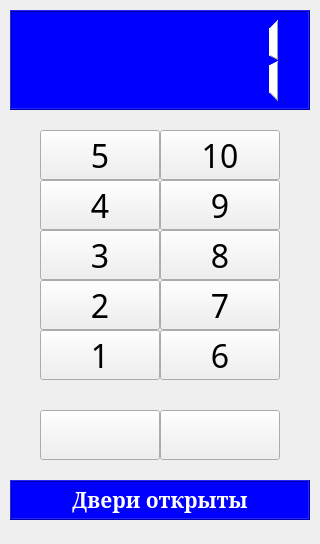
<?xml version="1.0" encoding="UTF-8"?>
<ui version="4.0">
 <class>Window</class>
 <widget class="QMainWindow" name="Window">
  <property name="geometry">
   <rect>
    <x>0</x>
    <y>0</y>
    <width>320</width>
    <height>544</height>
   </rect>
  </property>
  <property name="windowTitle">
   <string>Window</string>
  </property>
  <widget class="QWidget" name="centralWidget">
   <widget class="QPushButton" name="pushButton_1">
    <property name="geometry">
     <rect>
      <x>40</x>
      <y>330</y>
      <width>120</width>
      <height>50</height>
     </rect>
    </property>
    <property name="font">
     <font>
      <family>Century Gothic</family>
      <pointsize>24</pointsize>
      <weight>50</weight>
      <bold>false</bold>
     </font>
    </property>
    <property name="text">
     <string>1</string>
    </property>
   </widget>
   <widget class="QPushButton" name="pushButton_2">
    <property name="geometry">
     <rect>
      <x>40</x>
      <y>280</y>
      <width>120</width>
      <height>50</height>
     </rect>
    </property>
    <property name="font">
     <font>
      <family>Century Gothic</family>
      <pointsize>24</pointsize>
      <weight>50</weight>
      <bold>false</bold>
     </font>
    </property>
    <property name="text">
     <string>2</string>
    </property>
   </widget>
   <widget class="QPushButton" name="pushButton_3">
    <property name="geometry">
     <rect>
      <x>40</x>
      <y>230</y>
      <width>120</width>
      <height>50</height>
     </rect>
    </property>
    <property name="font">
     <font>
      <family>Century Gothic</family>
      <pointsize>24</pointsize>
      <weight>50</weight>
      <bold>false</bold>
     </font>
    </property>
    <property name="text">
     <string>3</string>
    </property>
   </widget>
   <widget class="QPushButton" name="pushButton_4">
    <property name="geometry">
     <rect>
      <x>40</x>
      <y>180</y>
      <width>120</width>
      <height>50</height>
     </rect>
    </property>
    <property name="font">
     <font>
      <family>Century Gothic</family>
      <pointsize>24</pointsize>
      <weight>50</weight>
      <bold>false</bold>
     </font>
    </property>
    <property name="text">
     <string>4</string>
    </property>
   </widget>
   <widget class="QPushButton" name="pushButton_5">
    <property name="geometry">
     <rect>
      <x>40</x>
      <y>130</y>
      <width>120</width>
      <height>50</height>
     </rect>
    </property>
    <property name="font">
     <font>
      <family>Century Gothic</family>
      <pointsize>24</pointsize>
      <weight>50</weight>
      <bold>false</bold>
     </font>
    </property>
    <property name="text">
     <string>5</string>
    </property>
   </widget>
   <widget class="QPushButton" name="pushButton_6">
    <property name="geometry">
     <rect>
      <x>160</x>
      <y>330</y>
      <width>120</width>
      <height>50</height>
     </rect>
    </property>
    <property name="font">
     <font>
      <family>Century Gothic</family>
      <pointsize>24</pointsize>
      <weight>50</weight>
      <bold>false</bold>
     </font>
    </property>
    <property name="text">
     <string>6</string>
    </property>
   </widget>
   <widget class="QPushButton" name="pushButton_7">
    <property name="geometry">
     <rect>
      <x>160</x>
      <y>280</y>
      <width>120</width>
      <height>50</height>
     </rect>
    </property>
    <property name="font">
     <font>
      <family>Century Gothic</family>
      <pointsize>24</pointsize>
      <weight>50</weight>
      <bold>false</bold>
     </font>
    </property>
    <property name="text">
     <string>7</string>
    </property>
   </widget>
   <widget class="QPushButton" name="pushButton_8">
    <property name="geometry">
     <rect>
      <x>160</x>
      <y>230</y>
      <width>120</width>
      <height>50</height>
     </rect>
    </property>
    <property name="font">
     <font>
      <family>Century Gothic</family>
      <pointsize>24</pointsize>
      <weight>50</weight>
      <bold>false</bold>
     </font>
    </property>
    <property name="text">
     <string>8</string>
    </property>
   </widget>
   <widget class="QPushButton" name="pushButton_9">
    <property name="geometry">
     <rect>
      <x>160</x>
      <y>180</y>
      <width>120</width>
      <height>50</height>
     </rect>
    </property>
    <property name="font">
     <font>
      <family>Century Gothic</family>
      <pointsize>24</pointsize>
      <weight>50</weight>
      <bold>false</bold>
     </font>
    </property>
    <property name="text">
     <string>9</string>
    </property>
   </widget>
   <widget class="QPushButton" name="pushButton_10">
    <property name="geometry">
     <rect>
      <x>160</x>
      <y>130</y>
      <width>120</width>
      <height>50</height>
     </rect>
    </property>
    <property name="font">
     <font>
      <family>Century Gothic</family>
      <pointsize>24</pointsize>
      <weight>50</weight>
      <bold>false</bold>
     </font>
    </property>
    <property name="text">
     <string>10</string>
    </property>
   </widget>
   <widget class="QLCDNumber" name="floorScreen">
    <property name="geometry">
     <rect>
      <x>10</x>
      <y>10</y>
      <width>300</width>
      <height>100</height>
     </rect>
    </property>
    <property name="styleSheet">
     <string notr="true">background-color: rgb(0, 0, 255);
color: rgb(255, 255, 255);</string>
    </property>
    <property name="frameShape">
     <enum>QFrame::Box</enum>
    </property>
    <property name="frameShadow">
     <enum>QFrame::Raised</enum>
    </property>
    <property name="lineWidth">
     <number>1</number>
    </property>
    <property name="smallDecimalPoint">
     <bool>false</bool>
    </property>
    <property name="digitCount">
     <number>5</number>
    </property>
    <property name="segmentStyle">
     <enum>QLCDNumber::Filled</enum>
    </property>
    <property name="intValue" stdset="0">
     <number>1</number>
    </property>
   </widget>
   <widget class="QPushButton" name="openButton">
    <property name="geometry">
     <rect>
      <x>40</x>
      <y>410</y>
      <width>120</width>
      <height>50</height>
     </rect>
    </property>
    <property name="text">
     <string/>
    </property>
    <property name="icon">
     <iconset>
      <normaloff>open.png</normaloff>open.png</iconset>
    </property>
    <property name="iconSize">
     <size>
      <width>128</width>
      <height>32</height>
     </size>
    </property>
   </widget>
   <widget class="QPushButton" name="closeButton">
    <property name="geometry">
     <rect>
      <x>160</x>
      <y>410</y>
      <width>120</width>
      <height>50</height>
     </rect>
    </property>
    <property name="text">
     <string/>
    </property>
    <property name="icon">
     <iconset>
      <normaloff>close.png</normaloff>close.png</iconset>
    </property>
    <property name="iconSize">
     <size>
      <width>128</width>
      <height>32</height>
     </size>
    </property>
   </widget>
   <widget class="QLabel" name="msgScreen">
    <property name="geometry">
     <rect>
      <x>10</x>
      <y>480</y>
      <width>300</width>
      <height>40</height>
     </rect>
    </property>
    <property name="font">
     <font>
      <family>MS Serif</family>
      <pointsize>16</pointsize>
      <weight>75</weight>
      <bold>true</bold>
     </font>
    </property>
    <property name="styleSheet">
     <string notr="true">background-color: rgb(0, 0, 255);
color: rgb(255, 255, 255);</string>
    </property>
    <property name="frameShape">
     <enum>QFrame::Box</enum>
    </property>
    <property name="frameShadow">
     <enum>QFrame::Raised</enum>
    </property>
    <property name="text">
     <string>Двери открыты</string>
    </property>
    <property name="alignment">
     <set>Qt::AlignCenter</set>
    </property>
   </widget>
  </widget>
 </widget>
 <layoutdefault spacing="6" margin="11"/>
 <resources/>
 <connections/>
</ui>
